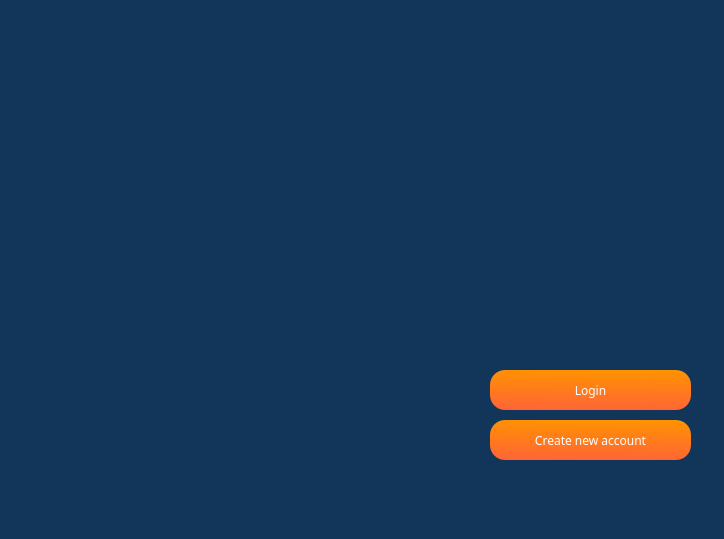
<?xml version="1.0" encoding="UTF-8"?>
<ui version="4.0">
 <class>MyCovidRecord</class>
 <widget class="QMainWindow" name="MyCovidRecord">
  <property name="windowModality">
   <enum>Qt::ApplicationModal</enum>
  </property>
  <property name="geometry">
   <rect>
    <x>0</x>
    <y>0</y>
    <width>724</width>
    <height>539</height>
   </rect>
  </property>
  <property name="font">
   <font>
    <family>Raleway</family>
   </font>
  </property>
  <property name="windowTitle">
   <string>MyCovidRecord</string>
  </property>
  <property name="styleSheet">
   <string notr="true">background-color: #12365A;
color: #FFFFFF;
</string>
  </property>
  <widget class="QWidget" name="centralwidget">
   <widget class="QPushButton" name="pushButton_login">
    <property name="geometry">
     <rect>
      <x>490</x>
      <y>370</y>
      <width>201</width>
      <height>40</height>
     </rect>
    </property>
    <property name="sizePolicy">
     <sizepolicy hsizetype="Preferred" vsizetype="Preferred">
      <horstretch>0</horstretch>
      <verstretch>0</verstretch>
     </sizepolicy>
    </property>
    <property name="minimumSize">
     <size>
      <width>0</width>
      <height>40</height>
     </size>
    </property>
    <property name="font">
     <font>
      <family>Raleway</family>
     </font>
    </property>
    <property name="cursor">
     <cursorShape>OpenHandCursor</cursorShape>
    </property>
    <property name="styleSheet">
     <string notr="true">background-color: qlineargradient(spread:pad, x1:0.951, y1:1, x2:1, y2:0, stop:0 rgb(255, 102, 53), stop:1 rgb(255, 147, 0));
border-radius: 15px;</string>
    </property>
    <property name="text">
     <string>Login</string>
    </property>
   </widget>
   <widget class="QPushButton" name="pushButton_register">
    <property name="geometry">
     <rect>
      <x>490</x>
      <y>420</y>
      <width>201</width>
      <height>40</height>
     </rect>
    </property>
    <property name="sizePolicy">
     <sizepolicy hsizetype="Preferred" vsizetype="Preferred">
      <horstretch>0</horstretch>
      <verstretch>0</verstretch>
     </sizepolicy>
    </property>
    <property name="minimumSize">
     <size>
      <width>0</width>
      <height>40</height>
     </size>
    </property>
    <property name="baseSize">
     <size>
      <width>0</width>
      <height>0</height>
     </size>
    </property>
    <property name="font">
     <font>
      <family>Raleway</family>
     </font>
    </property>
    <property name="cursor">
     <cursorShape>OpenHandCursor</cursorShape>
    </property>
    <property name="styleSheet">
     <string notr="true">background-color: qlineargradient(spread:pad, x1:0.951, y1:1, x2:1, y2:0, stop:0 rgb(255, 102, 53), stop:1 rgb(255, 147, 0));
border-radius: 15px;</string>
    </property>
    <property name="text">
     <string>Create new account</string>
    </property>
   </widget>
   <widget class="QLabel" name="label_portalMessage">
    <property name="geometry">
     <rect>
      <x>0</x>
      <y>0</y>
      <width>450</width>
      <height>531</height>
     </rect>
    </property>
    <property name="sizePolicy">
     <sizepolicy hsizetype="Preferred" vsizetype="Maximum">
      <horstretch>0</horstretch>
      <verstretch>0</verstretch>
     </sizepolicy>
    </property>
    <property name="maximumSize">
     <size>
      <width>450</width>
      <height>16777215</height>
     </size>
    </property>
    <property name="text">
     <string/>
    </property>
    <property name="pixmap">
     <pixmap resource="resources/mycovidrecord.qrc">:/images/images/bgform.png</pixmap>
    </property>
    <property name="scaledContents">
     <bool>true</bool>
    </property>
   </widget>
  </widget>
 </widget>
 <resources>
  <include location="resources/mycovidrecord.qrc"/>
 </resources>
 <connections/>
</ui>
